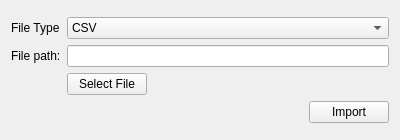
<?xml version="1.0" encoding="UTF-8"?>
<ui version="4.0">
 <class>import_frame</class>
 <widget class="QFrame" name="import_frame">
  <property name="geometry">
   <rect>
    <x>0</x>
    <y>0</y>
    <width>400</width>
    <height>140</height>
   </rect>
  </property>
  <property name="windowTitle">
   <string>Import</string>
  </property>
  <layout class="QGridLayout" name="gridLayout_2">
   <item row="0" column="0">
    <layout class="QGridLayout" name="gridLayout">
     <item row="3" column="1">
      <layout class="QHBoxLayout" name="horizontalLayout_2">
       <item>
        <spacer name="horizontalSpacer_2">
         <property name="orientation">
          <enum>Qt::Horizontal</enum>
         </property>
         <property name="sizeHint" stdset="0">
          <size>
           <width>40</width>
           <height>20</height>
          </size>
         </property>
        </spacer>
       </item>
       <item>
        <widget class="QPushButton" name="import_push_button">
         <property name="text">
          <string>Import</string>
         </property>
        </widget>
       </item>
      </layout>
     </item>
     <item row="1" column="1">
      <widget class="QLineEdit" name="file_path_line_edit"/>
     </item>
     <item row="1" column="0">
      <widget class="QLabel" name="label">
       <property name="text">
        <string>File path:</string>
       </property>
      </widget>
     </item>
     <item row="2" column="1">
      <layout class="QHBoxLayout" name="horizontalLayout">
       <item>
        <widget class="QPushButton" name="select_file_push_button">
         <property name="text">
          <string>Select File</string>
         </property>
        </widget>
       </item>
       <item>
        <spacer name="horizontalSpacer">
         <property name="orientation">
          <enum>Qt::Horizontal</enum>
         </property>
         <property name="sizeHint" stdset="0">
          <size>
           <width>40</width>
           <height>20</height>
          </size>
         </property>
        </spacer>
       </item>
      </layout>
     </item>
     <item row="0" column="0">
      <widget class="QLabel" name="label_2">
       <property name="text">
        <string>File Type</string>
       </property>
      </widget>
     </item>
     <item row="0" column="1">
      <widget class="QComboBox" name="import_type_combo_box">
       <item>
        <property name="text">
         <string>CSV</string>
        </property>
       </item>
       <item>
        <property name="text">
         <string>JSON</string>
        </property>
       </item>
       <item>
        <property name="text">
         <string>XML</string>
        </property>
       </item>
      </widget>
     </item>
    </layout>
   </item>
  </layout>
 </widget>
 <resources/>
 <connections/>
</ui>
